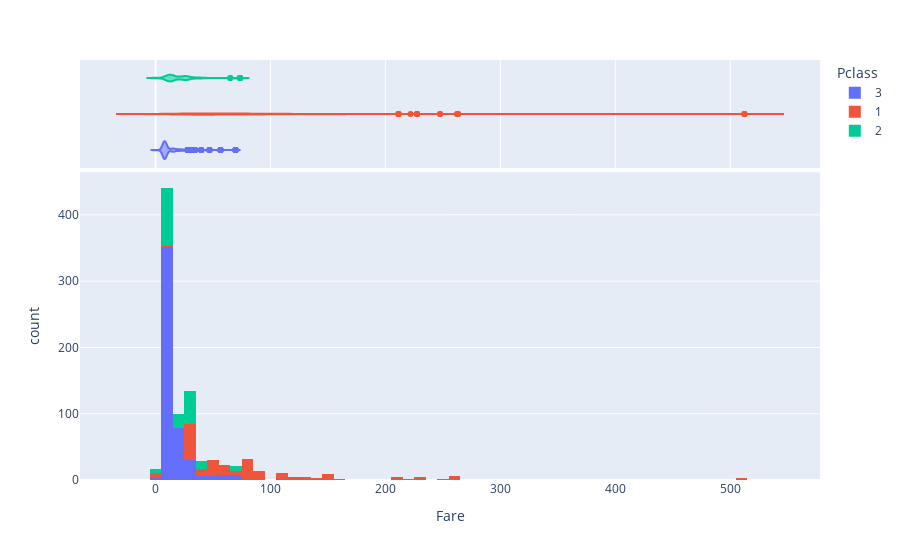

Here is the notebook cell this chart was saved with:
### Code cell
fig = px.histogram(df, x="Fare", color="Pclass", marginal="violin")
fig.show()

### Figure 1 — Plotly figure (JSON) as saved in the notebook; plotly's stock layout.template omitted (floating-point values rounded to 4 significant figures; data arrays with more than 128 entries replaced by an {"elided": "..."} marker saying what was removed)
{"data": [{"bingroup": "x", "hovertemplate": "Pclass=3<br>Fare=%{x}<br>count=%{y}<extra></extra>", "legendgroup": "3", "marker": {"color": "#636efa", "pattern": {"shape": ""}}, "name": "3", "orientation": "v", "showlegend": true, "type": "histogram", "x": {"elided": "491 float values"}, "xaxis": "x", "yaxis": "y"}, {"hovertemplate": "Pclass=3<br>Fare=%{x}<extra></extra>", "legendgroup": "3", "marker": {"color": "#636efa"}, "name": "3", "scalegroup": "x", "showlegend": false, "type": "violin", "x": {"elided": "491 float values"}, "xaxis": "x2", "yaxis": "y2"}, {"bingroup": "x", "hovertemplate": "Pclass=1<br>Fare=%{x}<br>count=%{y}<extra></extra>", "legendgroup": "1", "marker": {"color": "#EF553B", "pattern": {"shape": ""}}, "name": "1", "orientation": "v", "showlegend": true, "type": "histogram", "x": {"elided": "216 float values"}, "xaxis": "x", "yaxis": "y"}, {"hovertemplate": "Pclass=1<br>Fare=%{x}<extra></extra>", "legendgroup": "1", "marker": {"color": "#EF553B"}, "name": "1", "scalegroup": "x", "showlegend": false, "type": "violin", "x": {"elided": "216 float values"}, "xaxis": "x2", "yaxis": "y2"}, {"bingroup": "x", "hovertemplate": "Pclass=2<br>Fare=%{x}<br>count=%{y}<extra></extra>", "legendgroup": "2", "marker": {"color": "#00cc96", "pattern": {"shape": ""}}, "name": "2", "orientation": "v", "showlegend": true, "type": "histogram", "x": {"elided": "184 float values"}, "xaxis": "x", "yaxis": "y"}, {"hovertemplate": "Pclass=2<br>Fare=%{x}<extra></extra>", "legendgroup": "2", "marker": {"color": "#00cc96"}, "name": "2", "scalegroup": "x", "showlegend": false, "type": "violin", "x": {"elided": "184 float values"}, "xaxis": "x2", "yaxis": "y2"}], "layout": {"barmode": "relative", "legend": {"title": {"text": "Pclass"}, "tracegroupgap": 0}, "margin": {"t": 60}, "xaxis": {"anchor": "y", "domain": [0, 1], "title": {"text": "Fare"}}, "xaxis2": {"anchor": "y2", "domain": [0, 1], "matches": "x", "showgrid": true, "showticklabels": false}, "yaxis": {"anchor": "x", "domain": [0, 0.7326], "title": {"text": "count"}}, "yaxis2": {"anchor": "x2", "domain": [0.7426, 1], "matches": "y2", "showgrid": false, "showline": false, "showticklabels": false, "ticks": ""}}}
